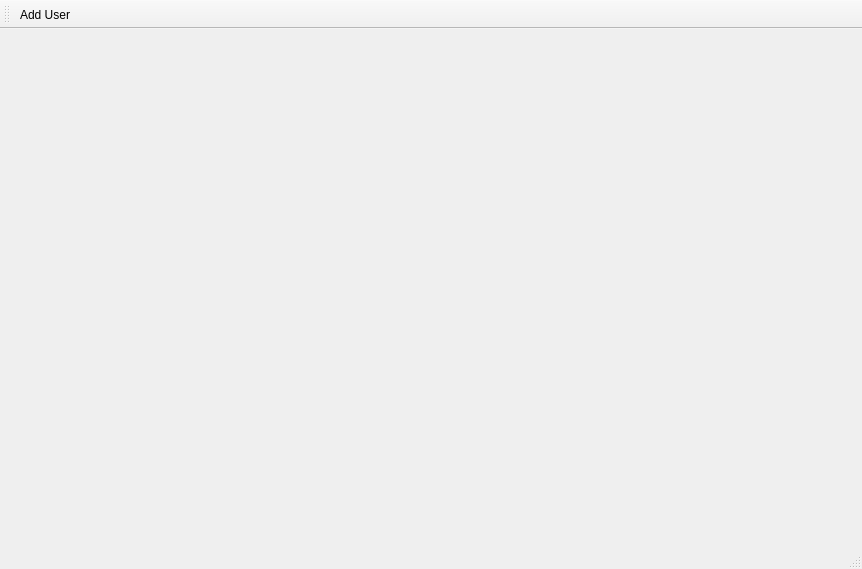
<?xml version="1.0" encoding="UTF-8"?>
<ui version="4.0">
 <class>MainWindow</class>
 <widget class="QMainWindow" name="MainWindow">
  <property name="geometry">
   <rect>
    <x>0</x>
    <y>0</y>
    <width>862</width>
    <height>569</height>
   </rect>
  </property>
  <property name="windowTitle">
   <string>MainWindow</string>
  </property>
  <widget class="QWidget" name="centralWidget"/>
  <widget class="QMenuBar" name="menuBar">
   <property name="geometry">
    <rect>
     <x>0</x>
     <y>0</y>
     <width>862</width>
     <height>20</height>
    </rect>
   </property>
  </widget>
  <widget class="QToolBar" name="mainToolBar">
   <attribute name="toolBarArea">
    <enum>TopToolBarArea</enum>
   </attribute>
   <attribute name="toolBarBreak">
    <bool>false</bool>
   </attribute>
   <addaction name="actionAdd_User"/>
  </widget>
  <widget class="QStatusBar" name="statusBar"/>
  <action name="actionAdd_User">
   <property name="text">
    <string>Add User</string>
   </property>
   <property name="toolTip">
    <string>Add a new user</string>
   </property>
  </action>
 </widget>
 <layoutdefault spacing="6" margin="11"/>
 <resources/>
 <connections/>
</ui>
